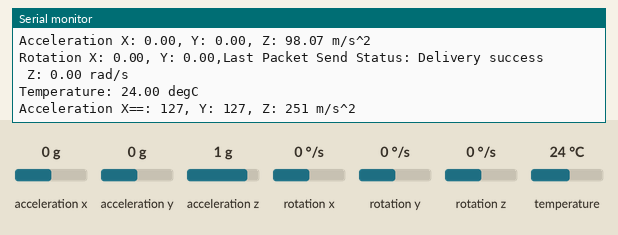
A sketch run on a simulated ESP8266 (NodeMCU). Shown: the last lines printed to the serial monitor. Inputs (shaded band) come from the test bench; at power-on: acceleration x 0 g, acceleration y 0 g, acceleration z 1 g, rotation x 0 °/s, rotation y 0 °/s, rotation z 0 °/s, temperature 24 °C.

Above: at 1.3 s.
1.4 s: acceleration x set to -1.4 g
At 2.1 s:
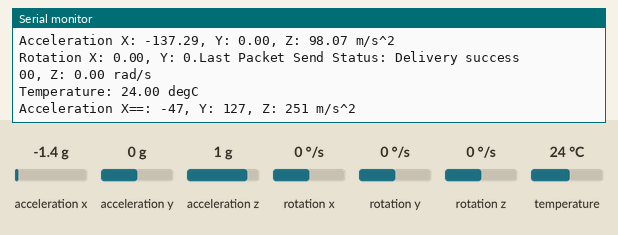
3.1 s: acceleration y set to -1.4 g
At 3.6 s:
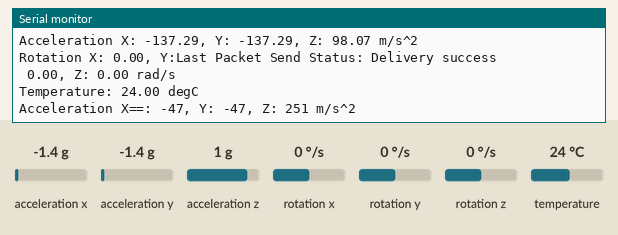
4.6 s: acceleration z set to -1.4 g
At 5.2 s:
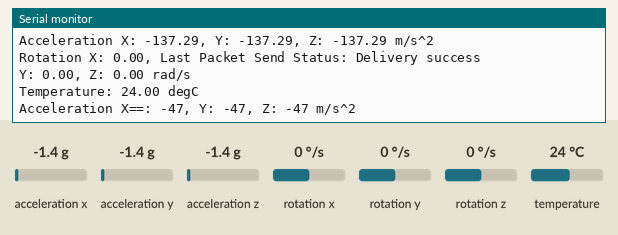
6.2 s: rotation x set to -192 °/s
At 6.7 s:
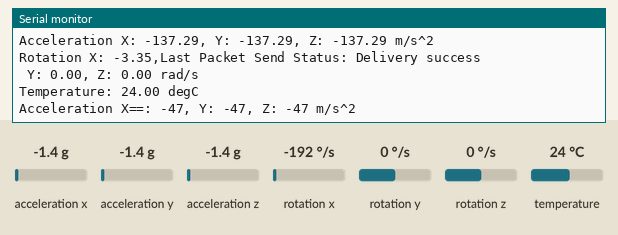
7.7 s: acceleration x set to 0.8 g
At 8.3 s:
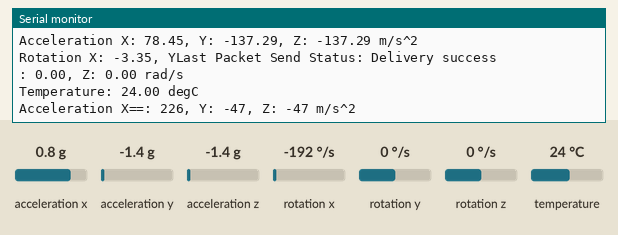
Timing chart, 0 to 10.3 s (numbered marks = the images above; inputs shaded):
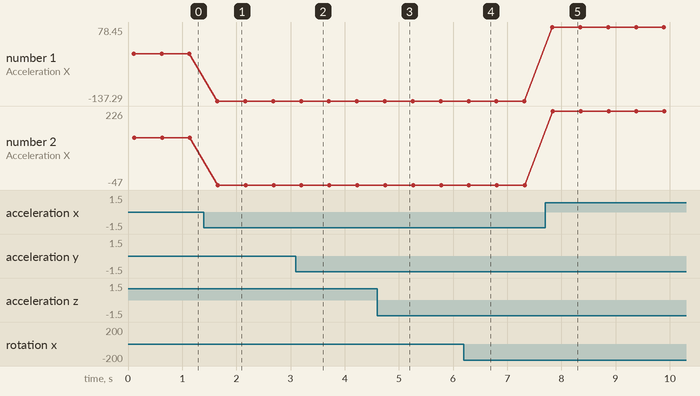

The sketch:

sender.ino
```cpp
#include <ESP8266WiFi.h>
#include <espnow.h>
#include <Adafruit_MPU6050.h>
#include <Adafruit_Sensor.h>
#include <Wire.h>

Adafruit_MPU6050 mpu;
  int count=0;
// REPLACE WITH RECEIVER MAC Address
uint8_t broadcastAddress[] = {0xC4, 0x5B, 0xBE, 0xE2, 0xB4, 0x91}; //48:55:19:c8:72:cb


int xAxisValue;
int yAxisValue;
int zAxisValue;

// Structure example to send data
// Must match the receiver structure
typedef struct struct_message {
  char a[32];
  int b;
  int c;
  int d;
  bool e;

} struct_message;

// Create a struct_message called myData
struct_message myData;

unsigned long lastTime = 0;
unsigned long timerDelay = 300;  // send readings timer

// Callback when data is sent
void OnDataSent(uint8_t *mac_addr, uint8_t sendStatus) {
  Serial.print("Last Packet Send Status: ");
  if (sendStatus == 0){
    Serial.println("Delivery success");
  }
  else{
    Serial.println("Delivery fail");
  }
}

void setup() {
  // Init Serial Monitor
  Serial.begin(115200);

  // Set device as a Wi-Fi Station
  WiFi.mode(WIFI_STA);

  // Init ESP-NOW
  if (esp_now_init() != 0) {
    Serial.println("Error initializing ESP-NOW");
    return;
  }

  // Once ESPNow is successfully Init, we will register for Send CB to
  // get the status of Trasnmitted packet
  esp_now_set_self_role(ESP_NOW_ROLE_CONTROLLER);
  esp_now_register_send_cb(OnDataSent);

  // Register peer
  esp_now_add_peer(broadcastAddress, ESP_NOW_ROLE_SLAVE, 1, NULL, 0);

  //------------------------------------------------------------------------------------------------
   while (!Serial)
    delay(10); // will pause Zero, Leonardo, etc until serial console opens

  Serial.println("Adafruit MPU6050 test!");

  // Try to initialize!
  if (!mpu.begin()) {
    Serial.println("Failed to find MPU6050 chip");
    while (1) {
      delay(10);
    }
  }
  Serial.println("MPU6050 Found!");

  mpu.setAccelerometerRange(MPU6050_RANGE_2_G);
  Serial.print("Accelerometer range set to: ");
  switch (mpu.getAccelerometerRange()) {
  case MPU6050_RANGE_2_G:
    Serial.println("+-2G");
    break;
  case MPU6050_RANGE_4_G:
    Serial.println("+-4G");
    break;
  case MPU6050_RANGE_8_G:
    Serial.println("+-8G");
    break;
  case MPU6050_RANGE_16_G:
    Serial.println("+-16G");
    break;
  }
  mpu.setGyroRange(MPU6050_RANGE_2000_DEG);
  Serial.print("Gyro range set to: ");
  switch (mpu.getGyroRange()) {
  case MPU6050_RANGE_250_DEG:
    Serial.println("+- 250 deg/s");
    break;
  case MPU6050_RANGE_500_DEG:
    Serial.println("+- 500 deg/s");
    break;
  case MPU6050_RANGE_1000_DEG:
    Serial.println("+- 1000 deg/s");
    break;
  case MPU6050_RANGE_2000_DEG:
    Serial.println("+- 2000 deg/s");
    break;
  }

  mpu.setFilterBandwidth(MPU6050_BAND_184_HZ);
  Serial.print("Filter bandwidth set to: ");
  switch (mpu.getFilterBandwidth()) {
  case MPU6050_BAND_260_HZ:
    Serial.println("260 Hz");
    break;
  case MPU6050_BAND_184_HZ:
    Serial.println("184 Hz");
    break;
  case MPU6050_BAND_94_HZ:
    Serial.println("94 Hz");
    break;
  case MPU6050_BAND_44_HZ:
    Serial.println("44 Hz");
    break;
  case MPU6050_BAND_21_HZ:
    Serial.println("21 Hz");
    break;
  case MPU6050_BAND_10_HZ:
    Serial.println("10 Hz");
    break;
  case MPU6050_BAND_5_HZ:
    Serial.println("5 Hz");
    break;
  }

  Serial.println("");
  delay(100);
}

void loop() {
  sensors_event_t a, g, temp;
  mpu.getEvent(&a, &g, &temp);

  /* Print out the values */
  Serial.print("Acceleration X: ");
  Serial.print(a.acceleration.x*10);
  int x=a.acceleration.x*10;
  Serial.print(", Y: ");
  Serial.print(a.acceleration.y*10);
  int y= a.acceleration.y*10;
  Serial.print(", Z: ");
  Serial.print(a.acceleration.z*10);
  int z= a.acceleration.z*10;
  Serial.println(" m/s^2");

  Serial.print("Rotation X: ");
  Serial.print(g.gyro.x);
  Serial.print(", Y: ");
  Serial.print(g.gyro.y);
  Serial.print(", Z: ");
  Serial.print(g.gyro.z);
  Serial.println(" rad/s");

  Serial.print("Temperature: ");
  Serial.print(temp.temperature);
  Serial.println(" degC");
   xAxisValue = map(x, -100, 100, 0, 254);
   yAxisValue = map(y, -100, 100, 0, 254);
   zAxisValue = map(z, -100, 100, 0, 254);
     Serial.print("Acceleration X==: ");
  Serial.print(xAxisValue);
  Serial.print(", Y: ");
  Serial.print(yAxisValue);
  Serial.print(", Z: ");
  Serial.print(zAxisValue);
  Serial.println(" m/s^2");
  Serial.println("");
  delay(500);
  if ((millis() - lastTime) > timerDelay) {
    // Set values to send
    strcpy(myData.a, "THIS IS A CHAR");
     count=count+1;
    myData.b = xAxisValue;
    myData.c = yAxisValue;
    myData.d = zAxisValue;


    // Send message via ESP-NOW
    esp_now_send(broadcastAddress, (uint8_t *) &myData, sizeof(myData));

    lastTime = millis();
  }
}
```

Measured:
- after the input at 1.4 s, the serial monitor: prints a new line after 0.25 s (image 1)
- after the input at 3.1 s, the serial monitor: prints a new line after 0.09 s (image 2)
- after the input at 4.6 s, the serial monitor: prints a new line after 0.14 s (image 3)
- after the input at 6.2 s, the serial monitor: prints a new line after 0.09 s (image 4)
- after the input at 7.7 s, the serial monitor: prints a new line after 0.13 s (image 5)
- plotted number 1: 0 → -137.29 after the input at 1.4 s, -137.29 → 78.45 after the input at 7.7 s
- plotted number 2: 127 → -47 after the input at 1.4 s, -47 → 226 after the input at 7.7 s
